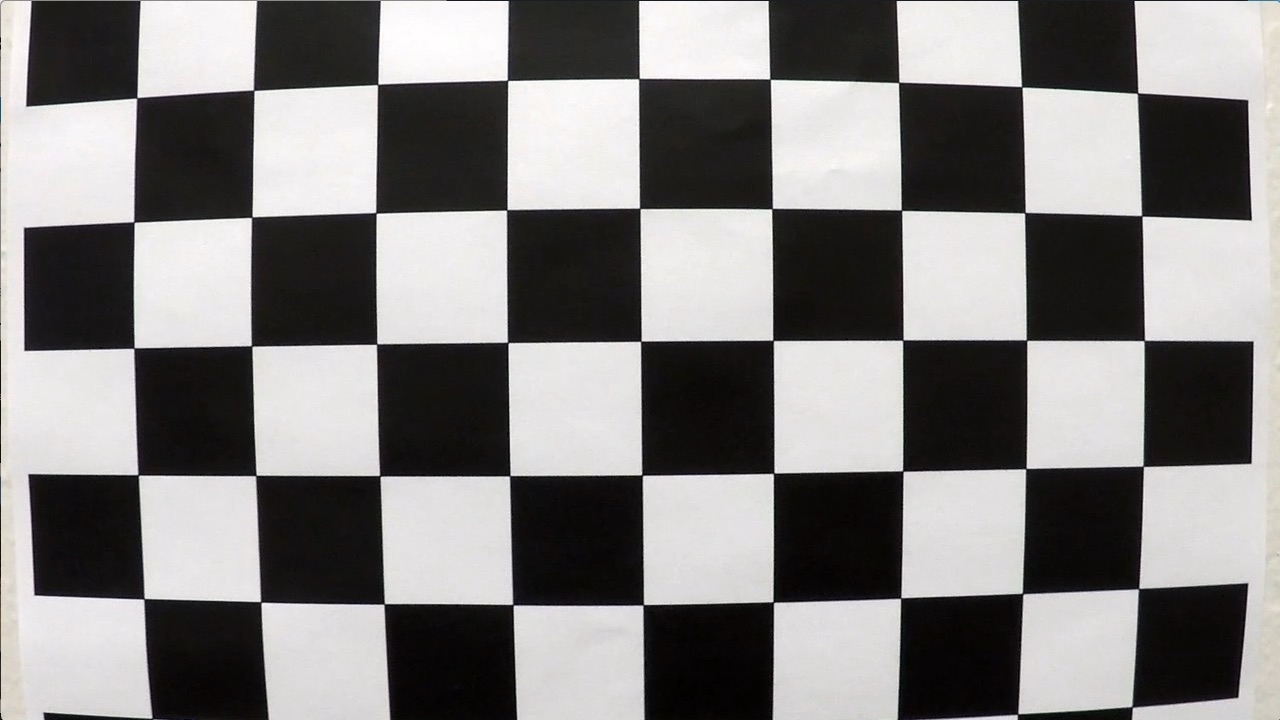
#> input picture p4-advanced-lane-finding/camera_cal/calibration1.jpg, 1280 x 720 px; its folder holds 5 pictures in this run
$ python lanes.py   (older library calls are emulated)
#> lines starting #> are read from the running program, lines starting #| are printed output that depends on the picture
import cv2
import numpy as np
import matplotlib.pyplot as plt
import glob
from moviepy.editor import VideoFileClip

def print_images(images, titles, rows, columns, file_name, cmap=None, plot=[]):
    f, plots = plt.subplots(rows, columns, figsize=(24, 9))
    f.tight_layout()

    if rows == 1:
        for column in range(columns):
            if plot and plot[column]:
                plots[column].plot(images[column], cmap)
            else:
                plots[column].imshow(images[column], cmap)
            plots[column].imshow(images[column], cmap)
            if titles is not None:
                plots[column].set_title(titles[column])
    else:
        index = 0
        images_length = len(images)
        for row in range(rows):
            for column in range(columns):
                if index < images_length:
                    if plot and plot[index]:
                        plots[row][column].plot(images[index], cmap)
                    else:
                        plots[row][column].imshow(images[index], cmap)
                    if titles is not None:
                        plots[row][column].set_title(titles[index])
                    index += 1

    plt.subplots_adjust(left=0.05, right=0.95, top=0.95, bottom=0.05)
    plt.savefig(file_name + ".jpg")
    plt.close()


def calibrate_camera():
    chess_shape = (9, 6)
    images = glob.glob("camera_cal/*")
    image_size = cv2.imread(images[0]).shape[0:2]
#> image_size = (720, 1280)

    image_points = []
    object_points = []

    # prepare object points, like (0,0,0), (1,0,0), (2,0,0) ....,(9,6,0)
    objp = np.zeros((chess_shape[0] * chess_shape[1], 3), np.float32)
    objp[:, :2] = np.mgrid[0:chess_shape[0], 0:chess_shape[1]].T.reshape(-1, 2)

    chessboard_corners = []

    for image_file in images:
        image = cv2.imread(image_file)
#> image is the input picture: shape (720, 1280, 3); mean B, G, R 127.8, 128.4, 130.1

        #  To gray and we find the corners with no flags
        gray = cv2.cvtColor(image, cv2.COLOR_BGR2GRAY)
        ret, corners = cv2.findChessboardCorners(gray, chess_shape, None)
#> ret = False; corners = None

        if ret == True:
            image_points.append(corners)
            object_points.append(objp)

            img = cv2.drawChessboardCorners(image, chess_shape, corners, ret)
            chessboard_corners.append(img)
#> pass 2 of the loop in calibrate_camera, `for image_file in images:`:
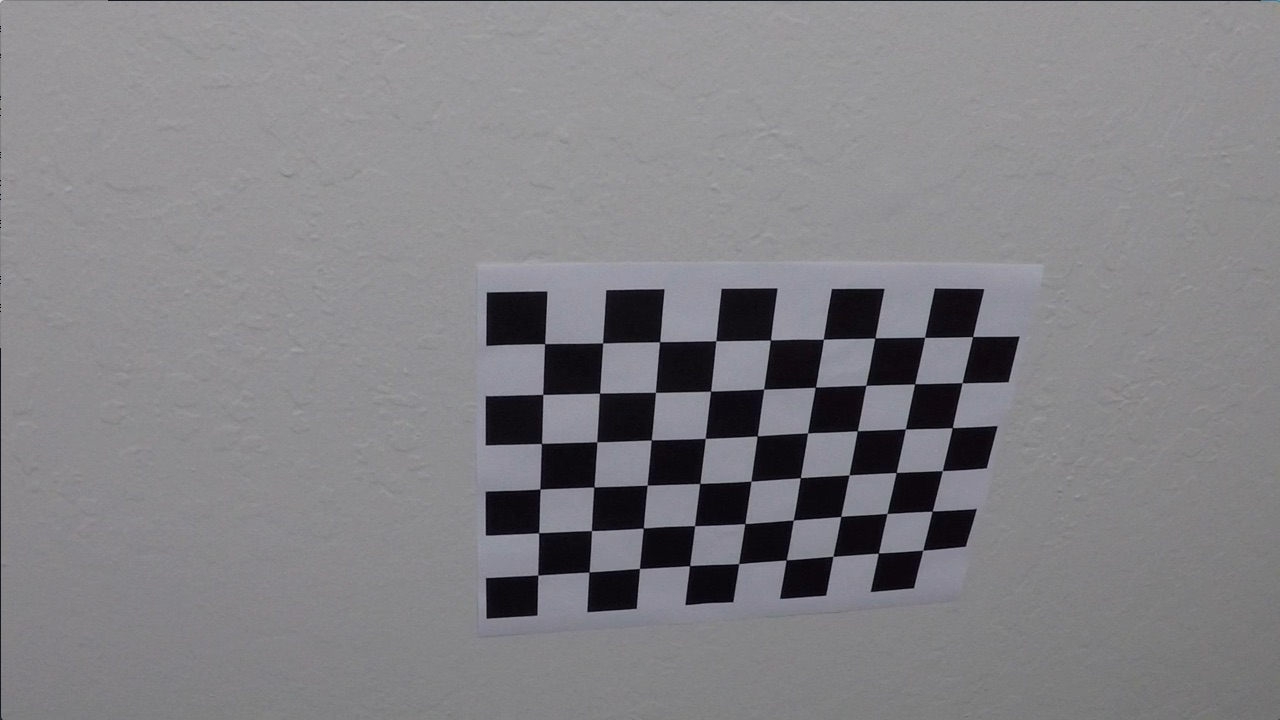
#> input picture p4-advanced-lane-finding/camera_cal/calibration10.jpg, 1280 x 720 px
#> in calibrate_camera, image is the input picture: shape (720, 1280, 3); mean B, G, R 133.1, 129.4, 130.2
#> ret = True; corners = 54 rows, first 8: [545.3, 343.1], [602.7, 342.8], [660.1, 341.3], [715.8, 340.7], [770.6, 340], [823.5, 339.2], [874.3, 338.5], [925.1, 337.4]
#> in calibrate_camera, `img = cv2.drawChessboardCorners(image, chess_shape, corners, ret)`:
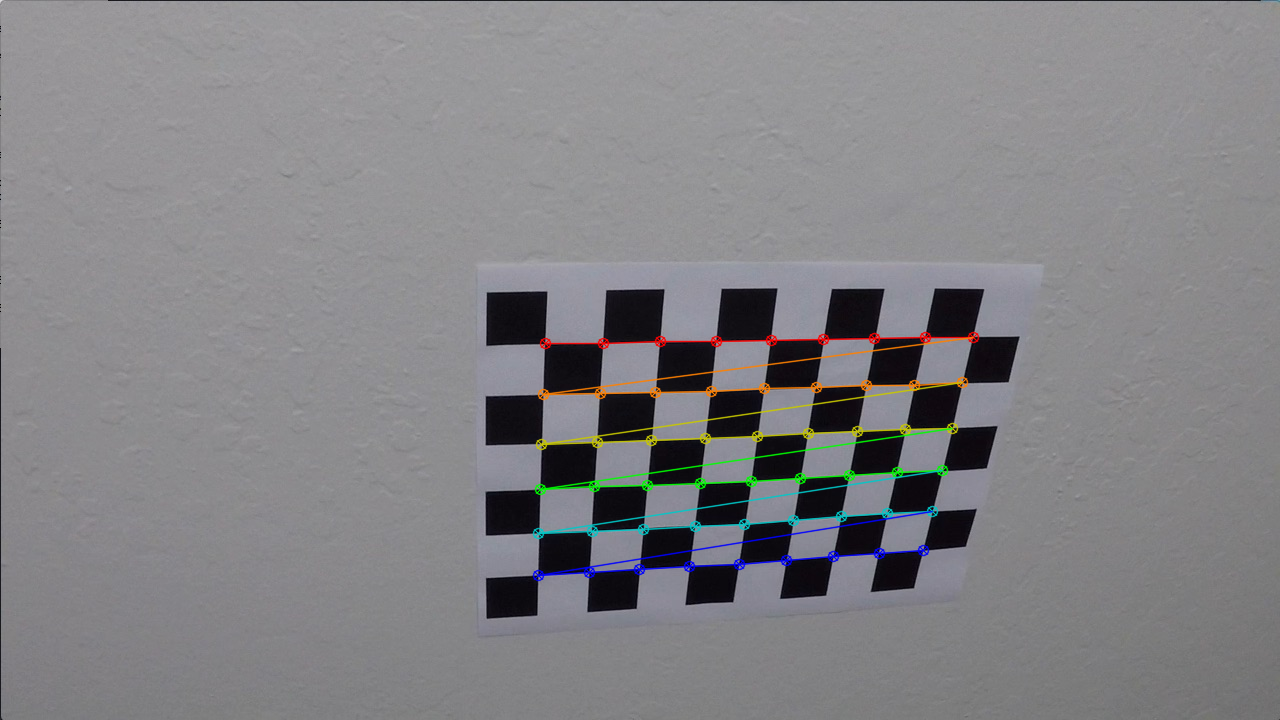
#> img: shape (720, 1280, 3); mean B, G, R 133, 130, 130.6

    print_images(chessboard_corners, None, 2, 3, "output_images/chessboard_borders")
#> in print_images, `plt.savefig(file_name + ".jpg")`:
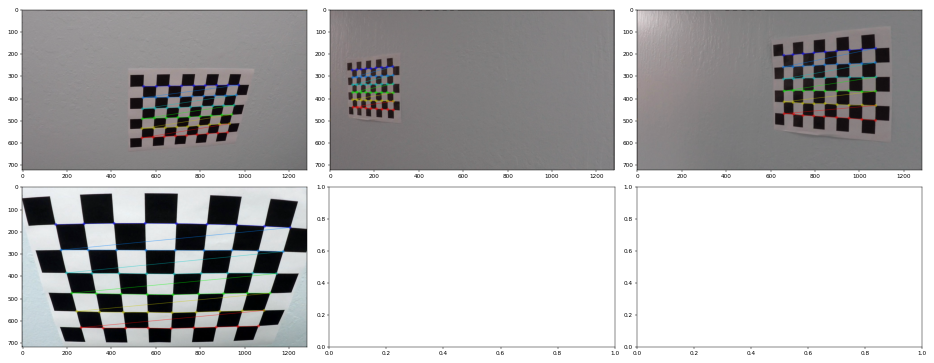
#> figure drawn by matplotlib, 4 panels; B, G, R data is drawn as R, G, B

    ret, mtx, dist, rvecs, tvecs = cv2.calibrateCamera(
        object_points,
        image_points,
        image_size,
        None,
        None)

    return mtx, dist


def undistort(image, camera_matrix, distortion_parameters):
    return cv2.undistort(image, camera_matrix, distortion_parameters, None, camera_matrix)


# [82 lines left out: functions test_undistortion, perspective_transformation, perspective_transformation_reverse, warp_all_test_images, crop, uncropp, not called in this run]


def uncropp_center_line(center_line):
    return center_line + 150


# [15 lines left out: functions crop_all_test_images, scale_if_need, not called in this run]


def get_r_channel(image):
    image = image[:, :, 0]
    return scale_if_need(image)


def get_g_channel(image):
    image = image[:, :, 1]
    return scale_if_need(image)


def get_b_channel(image):
    image = image[:, :, 2]
    return scale_if_need(image)


def get_h_channel(image):
    image = cv2.cvtColor(image, cv2.COLOR_RGB2HLS)[:, :, 0]
    return scale_if_need(image)


def get_l_channel(image):
    image = cv2.cvtColor(image, cv2.COLOR_RGB2HLS)[:, :, 1]
    return scale_if_need(image)


def get_s_channel(image):
    image = cv2.cvtColor(image, cv2.COLOR_RGB2HLS)[:, :, 2]
    return scale_if_need(image)


# [62 lines left out: functions binary_threshold, abs_sobel_thresh, mag_thresh, dir_threshold, not called in this run]


def histogram(image):
    return np.sum(image[image.shape[0]/2:, :], axis=0)


def one_line_color_quantity(image):
    return image[image.shape[0]/2]


# [219 lines left out: functions dynamic_threshold, color_threshold_all_test_images, sobel_threshold, draw_rectangle_on, draw_rectangles, draw_polynomial_fit and 3 more, not called in this run]


class Line():
    def __init__(self):
        self.max_array_size = 10
        self.left_poly = []
        self.right_poly = []
        self.curvature_left = []
        self.curvature_right = []
        self.left_poly_av = []
        self.right_poly_av = []
        self.curvature_left_av = []
        self.curvature_right_av = []
        self.index = 0

    # [18 lines left out: function average, not called in this run]

    def get_left_stable_data(self):
        return self.left_poly_av

    def get_right_stable_data(self):
        return self.right_poly_av

    def get_latest_curvature(self):
        return self.curvature_left_av, self.curvature_right_av


# [103 lines left out: functions find_initial_polynomial_fit, polynomial_fit_all_test_images, get_center_from_poly_fit, not called in this run]


def draw_center_on(image, center):
    image[image.shape[0] - 1, center] = (255, 0, 0)
    return image


def get_center_from(image_with_drawn_center):
    return (np.argmax(image_with_drawn_center[image_with_drawn_center.shape[0] - 1], axis=0))[0]


def get_center_difference(original_image, center_lines):
    return original_image.shape[1] / 2 - center_lines


# [142 lines left out: functions get_vehicle_center_offset_text, process_image_pipeline_print, binary_colorspace_thresholding, process_image, draw_text, not called in this run]


polynomy_fit = ()
line = Line()


# [5 lines left out: function process_frame, not called in this run]


def video_processing():
    white_output = 'project_video_output.mp4'
    clip1 = VideoFileClip("project_video.mp4")
    # clip1 = VideoFileClip("challenge_video.mp4")
    white_clip = clip1.fl_image(process_frame)
    white_clip.write_videofile(white_output, audio=False)


camera_matrix, distortion_parameters = calibrate_camera()
# [11 lines of commented-out code are left out]

video_processing()
#> (the call stopped at in video_processing, `clip1 = VideoFileClip("project_video.mp4")`: moviepy is not available in this run)
